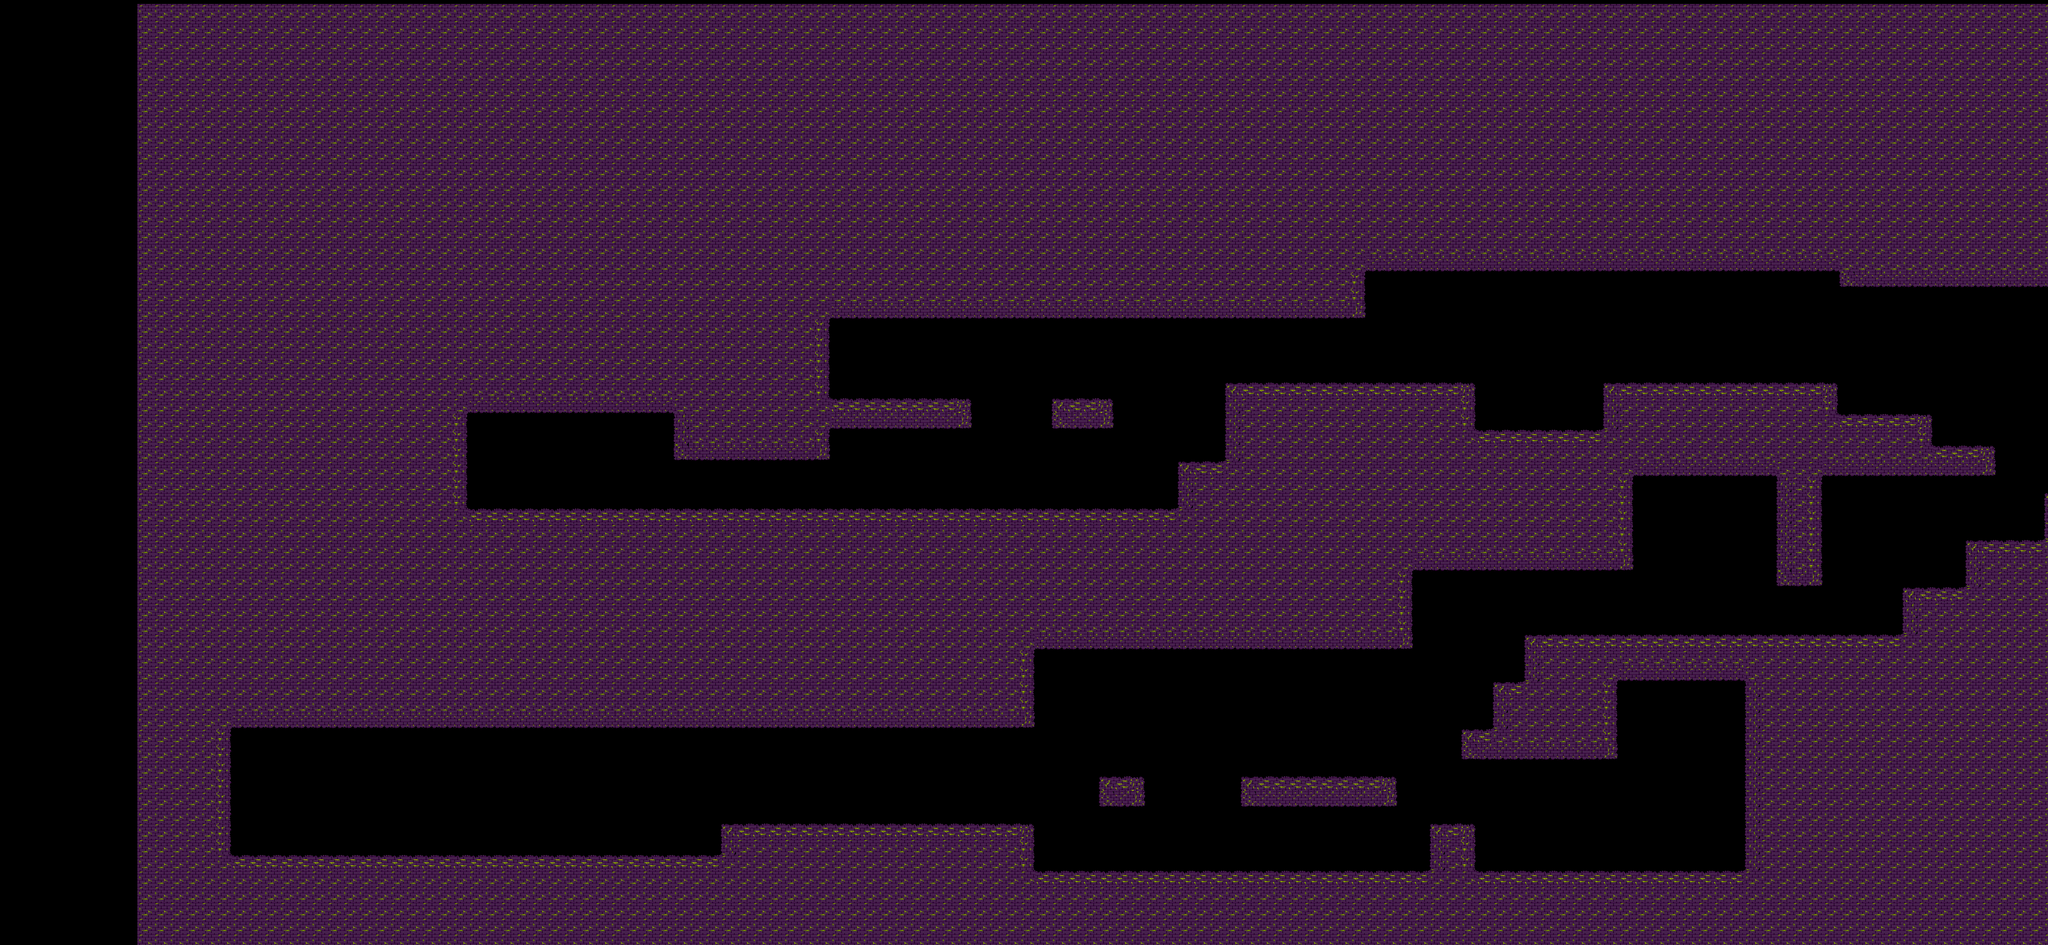

This is a level from a 2D game, rendered from its Tiled map with the project's own tilesets. A one-line summary and the map file follow, with tile-layer data summarised:
An orthogonal 130x60 tile map with 32x32 px tiles, 1 tile layer (Capa de Patrones 1) and 15 objects.

<map version="1.0" orientation="orthogonal" renderorder="right-down" width="130" height="60" tilewidth="32" tileheight="32" nextobjectid="1">
 <tileset firstgid="1" name="Titles suelo2" tilewidth="32" tileheight="32" tilecount="24" columns="6">
  <image source="../Tilesets/Titles suelo2.png" trans="ff00ff" width="192" height="128" />
  <tile id="0">
   <objectgroup draworder="index">
    <object id="0" x="0" y="0" width="32" height="32" />
   </objectgroup>
  </tile>
  <tile id="1">
   <objectgroup draworder="index">
    <object id="0" x="0" y="0" width="32" height="32" />
   </objectgroup>
  </tile>
  <tile id="2">
   <objectgroup draworder="index">
    <object id="0" x="0" y="0" width="32" height="32" />
   </objectgroup>
  </tile>
  <tile id="3">
   <objectgroup draworder="index">
    <object id="0" x="0" y="0" width="32" height="32" />
   </objectgroup>
  </tile>
  <tile id="4">
   <objectgroup draworder="index">
    <object id="0" x="0" y="0" width="32" height="32" />
   </objectgroup>
  </tile>
  <tile id="5">
   <objectgroup draworder="index">
    <object id="0" x="0" y="0" width="32" height="32" />
   </objectgroup>
  </tile>
  <tile id="6">
   <objectgroup draworder="index">
    <object id="0" x="0" y="0" width="32" height="32" />
   </objectgroup>
  </tile>
  <tile id="7">
   <objectgroup draworder="index">
    <object id="0" x="0" y="0" width="32" height="32" />
   </objectgroup>
  </tile>
  <tile id="8">
   <objectgroup draworder="index">
    <object id="0" x="0" y="0" width="32" height="32" />
   </objectgroup>
  </tile>
  <tile id="9">
   <objectgroup draworder="index">
    <object id="0" x="0" y="0" width="32" height="32" />
   </objectgroup>
  </tile>
  <tile id="11">
   <objectgroup draworder="index">
    <object id="0" x="0" y="0" width="32" height="32" />
   </objectgroup>
  </tile>
  <tile id="12">
   <objectgroup draworder="index">
    <object id="0" x="0" y="0" width="32" height="32" />
   </objectgroup>
  </tile>
  <tile id="13">
   <objectgroup draworder="index">
    <object id="0" x="0" y="0" width="32" height="32" />
   </objectgroup>
  </tile>
  <tile id="14">
   <objectgroup draworder="index">
    <object id="0" x="0" y="0" width="32" height="32" />
   </objectgroup>
  </tile>
  <tile id="16">
   <objectgroup draworder="index">
    <object id="0" x="0" y="0" width="32" height="32" />
   </objectgroup>
  </tile>
 </tileset>
 <layer name="Capa de Patrones 1" width="130" height="60" offsetx="279.5" offsety="8">
  <data>[7800 cells, 7705 non-empty, 10 distinct tile ids]</data>
 </layer>
</map>
